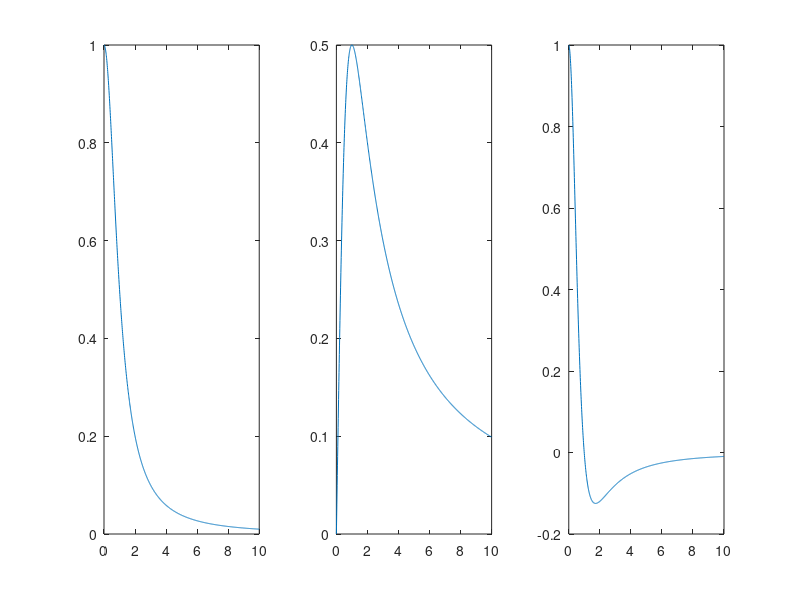
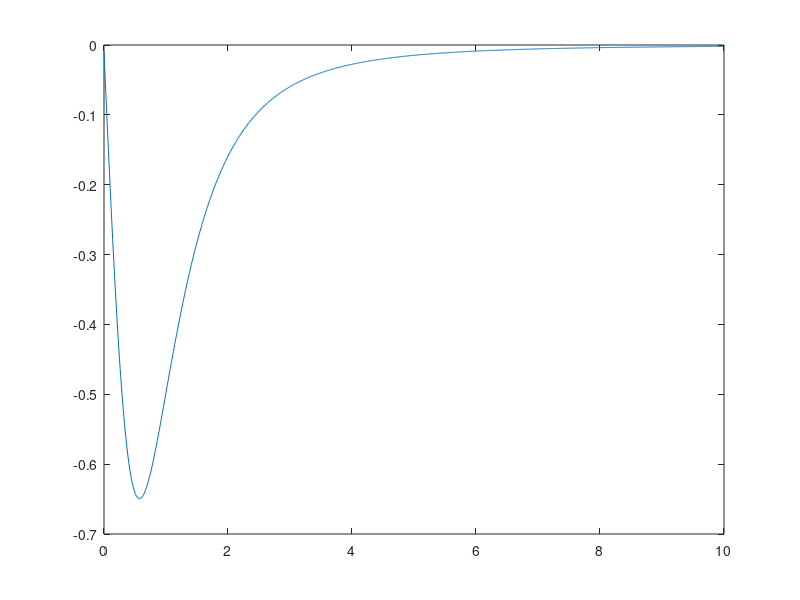

Recreate these plots in MATLAB, in order.
clear all;
close all;

lamda = 1;
L = 10;
dx = 0.01;
s = 0 : dx : L;
c = 1 ./ (1 + s.^2./lamda^2);
phi = s .* c;
dphi_ds = (phi(2:end) - phi(1:end-1)) / dx;
dc_ds = (c(2:end) - c(1:end-1)) / dx;
figure
subplot(1, 3, 1), plot(s, c);
subplot(1, 3, 2), plot(s, phi);
subplot(1, 3, 3), plot(s(1:end-1), dphi_ds);
figure
plot(s(1:end-1), dc_ds);